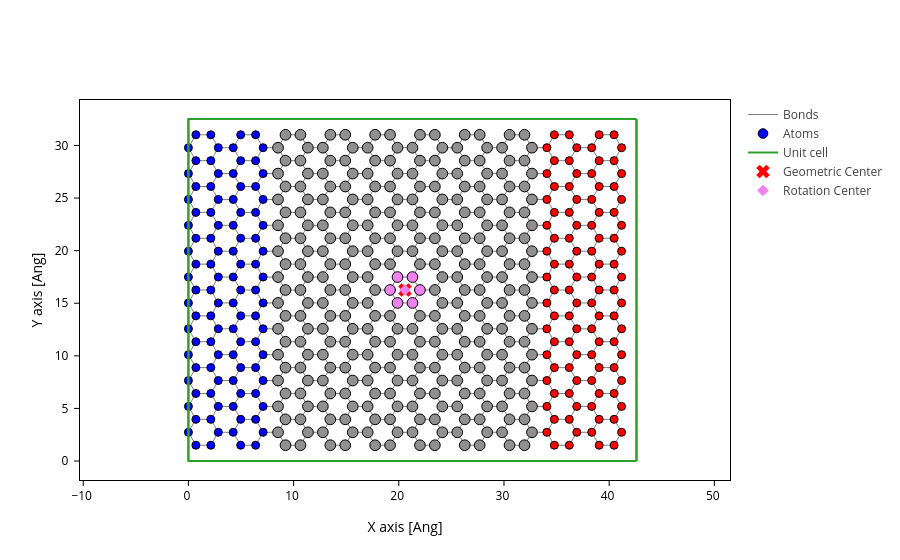

The notebook cell saved with this chart:
### Code cell
width = 25
length = 2
center_size = 3
__params__ribbon = f"{width}W_{length}L_{center_size}C"
electrode = build_electrode(width=width, length=length)
ribbon = build_nanoribbon(electrode=electrode, center_size=center_size)
device_ribbon, lr_idx_ribbon = build_reduced_device(ribbon, electrode, repeat=1)
device_ribbon.write(f"structures/ribbon_{__params__ribbon}.xyz")
atoms_style = mark_electrode(lr_idx_ribbon)

plot_with_center(device_ribbon, atoms_style=atoms_style)

### Figure 1 — Plotly figure (JSON) as saved in the notebook; plotly's stock layout.template omitted (floating-point values rounded to 4 significant figures; data arrays with more than 128 entries replaced by an {"elided": "..."} marker saying what was removed)
{"data": [{"line": {"color": "gray", "width": 1}, "meta": {}, "mode": "lines", "name": "Bonds", "opacity": 1, "type": "scatter", "x": {"elided": "15078 float values"}, "y": {"elided": "15078 float values"}}, {"marker": {"color": {"elided": "500 str values"}, "line": {"color": "black", "width": 1}, "opacity": 1, "size": {"elided": "500 float values"}}, "meta": {}, "mode": "markers", "name": "Atoms", "opacity": 1, "type": "scatter", "x": {"elided": "500 float values"}, "y": {"elided": "500 float values"}}, {"meta": {}, "mode": "lines", "name": "Unit cell", "type": "scatter", "x": [0.0, 0.0, 42.6, 42.6, 0.0, 0.0, NaN, 0.0, 0.0, 0.0, 42.6, 42.6, 0.0, NaN, 42.6, 42.6, NaN, 42.6, 42.6], "y": [0.0, 32.51, 32.51, 32.51, 32.51, 32.51, NaN, 32.51, 0.0, 0.0, 0.0, 0.0, 0.0, NaN, 32.51, 0.0, NaN, 32.51, 0.0]}, {"marker": {"color": "red", "size": 12, "symbol": "x"}, "mode": "markers", "name": "Geometric Center", "type": "scatter", "x": [20.59], "y": [16.26]}, {"marker": {"color": "violet", "size": 9, "symbol": "diamond"}, "mode": "markers", "name": "Rotation Center", "type": "scatter", "x": [20.59], "y": [16.26]}], "layout": {"scene": {"aspectmode": "data", "xaxis": {"title": {"text": "X axis [Ang]"}}, "yaxis": {"title": {"text": "Y axis [Ang]"}}}, "xaxis": {"scaleanchor": "y", "scaleratio": 1, "title": {"text": "X axis [Ang]"}}, "yaxis": {"title": {"text": "Y axis [Ang]"}}}}
